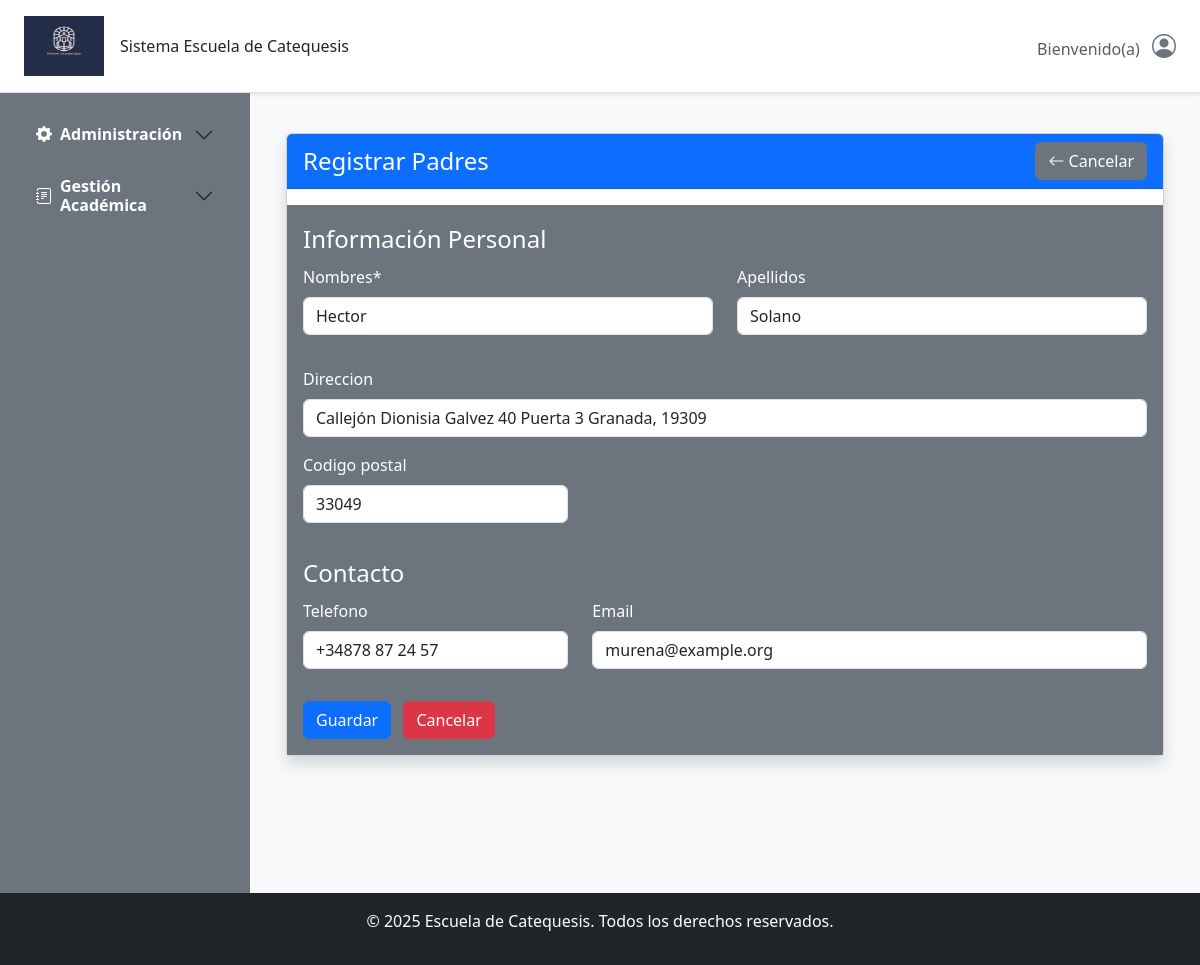
The app's page /padre/padres/1/editar/, older data.
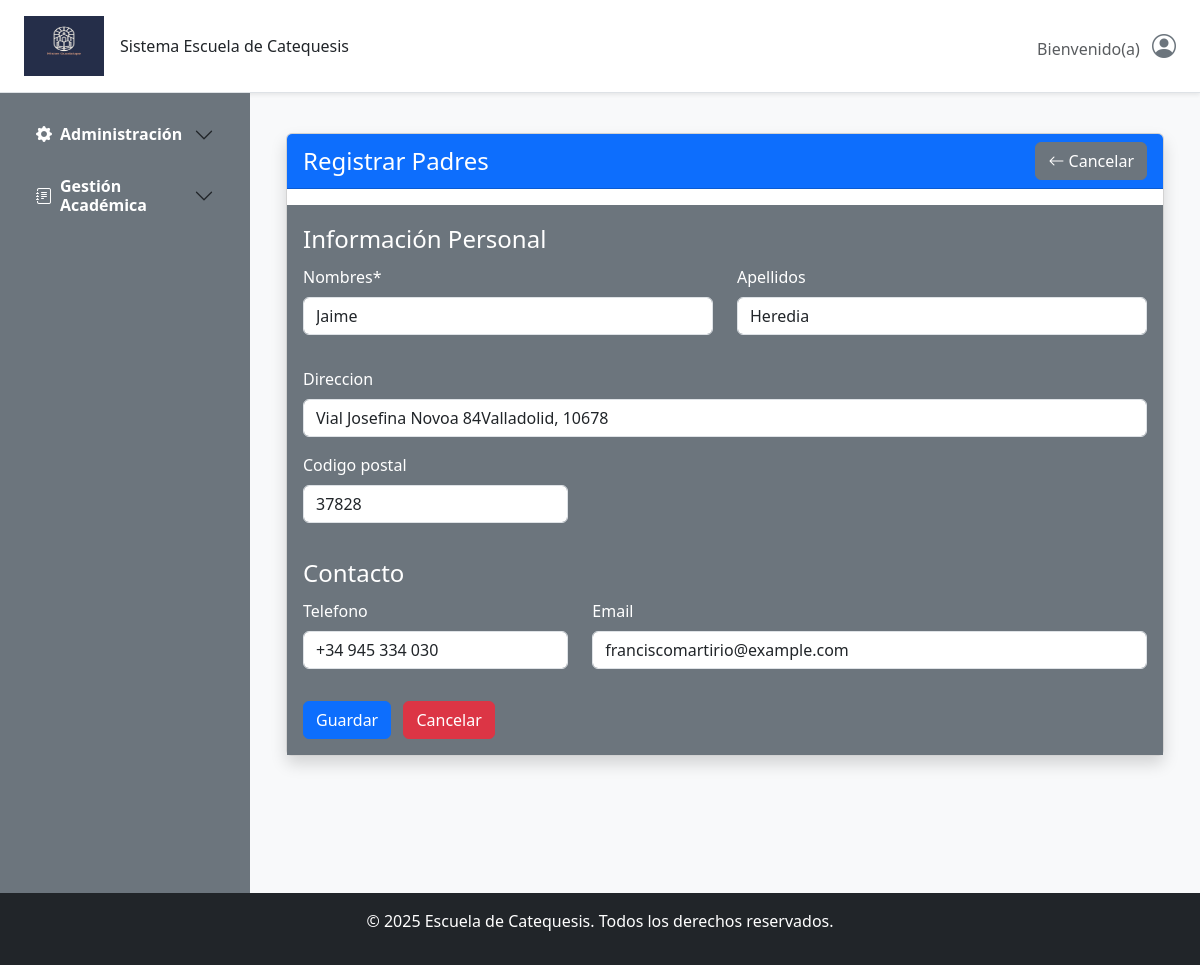
The same page, newer data.
### gestion/models.py (models this page shows, shortened)
class BaseModel(models.Model):
    nombres = models.CharField(max_length=100, blank=False,null=False)
    apellidos = models.CharField(max_length=100, blank=True,null=False)
    direccion = models.CharField(max_length=250, blank=True)
    codigo_postal = models.CharField(max_length=10, blank=True)
    telefono = models.CharField(max_length=15, blank=True)
    email = models.EmailField(blank=True)
    class Meta:
        abstract = True  # Esto indica que no se creará una tabla para este modelo

class AuditModel(models.Model):
    creado_por = models.CharField(max_length=150, blank=True, null=True, editable=False)
    actualizado_por = models.CharField(max_length=150, blank=True, null=True, editable=False)
    fecha_creacion = models.DateTimeField(auto_now_add=True)
    ultima_actualizacion = models.DateTimeField(auto_now=True)
    class Meta:
        abstract = True

class Padre(BaseModel, AuditModel):
    class Meta:
        verbose_name = 'Padre'
        verbose_name_plural = 'Padres'

### gestion/views/padre_views.py (the view)
# urls.py: path('padres/<int:pk>/editar/', PadreUpdateView.as_view(), name='padre_update'),
class PadreUpdateView(UpdateView):
    model = Padre
    form_class = PadreForm
    template_name = 'Gestion/Padres/padre_create.html'
    success_url = reverse_lazy('padre_list')
    title = 'Actualizar Padre'
    cancel_url = reverse_lazy('padre_list')

### templates/Gestion/Padres/padre_create.html
{% extends 'shared/base_form.html' %}
{% block form_title %}
    Registrar Padres
{% endblock %}

### templates/shared/base_form.html (shortened to what this page needs)
{% extends 'base.html' %}
{% load static %}
{% load crispy_forms_tags %}
{% block content %}
<div class="container mt-3">
    <div class="card shadow">
        <div class="card-header d-flex justify-content-between align-items-center bg-primary text-white mb-3">
            <h4 class="mb-0">
                {% block form_title %}{% endblock %}
            </h4>
                <a href="{{ cancel_url }}" class="btn btn-secondary text-white">
                    <i class="bi bi-arrow-left"></i> Cancelar
                </a>
        </div>
        <div class="card-body bg-secondary text-white">
            <form method="post" enctype="multipart/form-data" novalidate>
                {% crispy form %}
            </form>
        </div>
    </div>
</div>
{% endblock %}

Row changes from the older to the newer data that the page shows:
changed Padre: nombres "Hector" → "Jaime"; apellidos "Solano" → "Heredia"; direccion "Callejón Dionisia Galvez 40 Puerta 3 Granada, 19309" → "Vial Josefina Novoa 84Valladolid, 10678"; codigo_postal "33049" → "37828"; telefono "+34878 87 24 57" → "+34 945 334 030"; email "murena@example.org" → "franciscomartirio@example.com"
